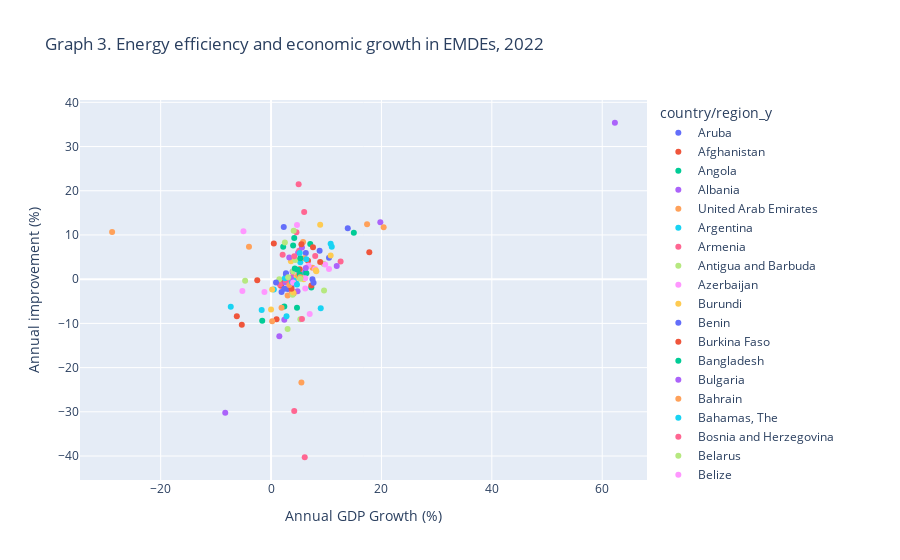

The notebook cell saved with this chart:
### Code cell
#scatter plot for EMDEs

fig = px.scatter(
    final_EMDE,
    x='Real GDP growth (Annual percent change)',  # X-axis variable
    y='Energy Efficiency',  # Y-axis variable
    color='country/region_y', 
    title="Graph 3. Energy efficiency and economic growth in EMDEs, 2022",
    labels={
        'Real GDP growth (Annual percent change)': 'Annual GDP Growth (%)',
        'Energy Efficiency': 'Annual improvement (%)'
    },  
    trendline='ols'  
)

# Show the plot
fig.show()
